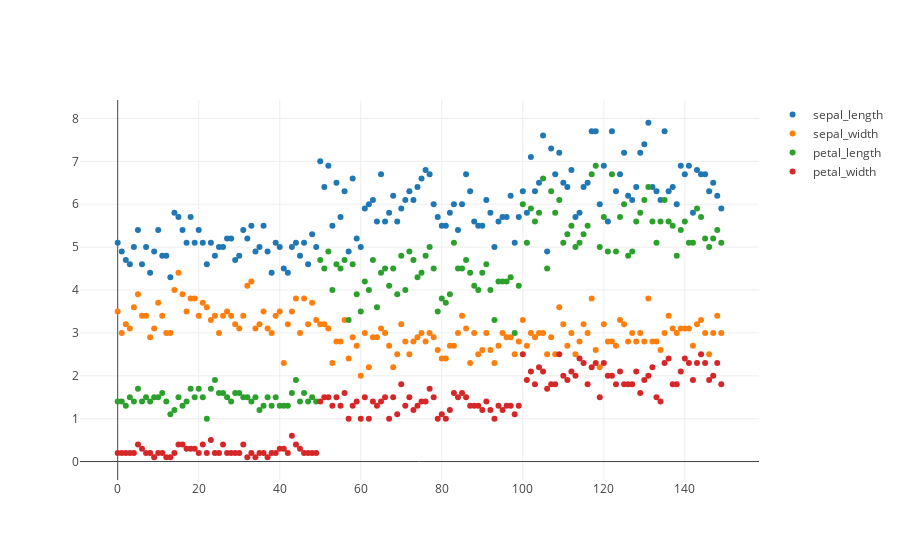

Notebook code cell kept with this figure:
### Code cell
let x = Array::from_iter(0..150);

let mut plot = Plot::new();

let t1 = Scatter::from_array(x.clone(), f.slice(s![.., 0]).to_owned())
  .name("sepal_length")
  .mode(Mode::Markers);
let t2 = Scatter::from_array(x.clone(), f.slice(s![.., 1]).to_owned())
  .name("sepal_width")
  .mode(Mode::Markers);
let t3 = Scatter::from_array(x.clone(), f.slice(s![.., 2]).to_owned())
  .name("petal_length")
  .mode(Mode::Markers);

let t4 = Scatter::from_array(x.clone(), f.slice(s![.., 3]).to_owned())
  .name("petal_width")
  .mode(Mode::Markers);

plot.add_trace(t1);
plot.add_trace(t2);
plot.add_trace(t3);
plot.add_trace(t4);
plot

### Figure 1 — Plotly figure (JSON) as saved in the notebook; plotly's stock layout.template omitted (floating-point values rounded to 4 significant figures; data arrays with more than 128 entries replaced by an {"elided": "..."} marker saying what was removed)
{"data": [{"mode": "markers", "name": "sepal_length", "type": "scatter", "x": {"elided": "150 int values"}, "y": {"elided": "150 float values"}}, {"mode": "markers", "name": "sepal_width", "type": "scatter", "x": {"elided": "150 int values"}, "y": {"elided": "150 float values"}}, {"mode": "markers", "name": "petal_length", "type": "scatter", "x": {"elided": "150 int values"}, "y": {"elided": "150 float values"}}, {"mode": "markers", "name": "petal_width", "type": "scatter", "x": {"elided": "150 int values"}, "y": {"elided": "150 float values"}}], "layout": {"autosize": true, "xaxis": {"autorange": true, "range": [-9.174, 158.2], "type": "linear"}, "yaxis": {"autorange": true, "range": [-0.5437, 8.544], "type": "linear"}}}
